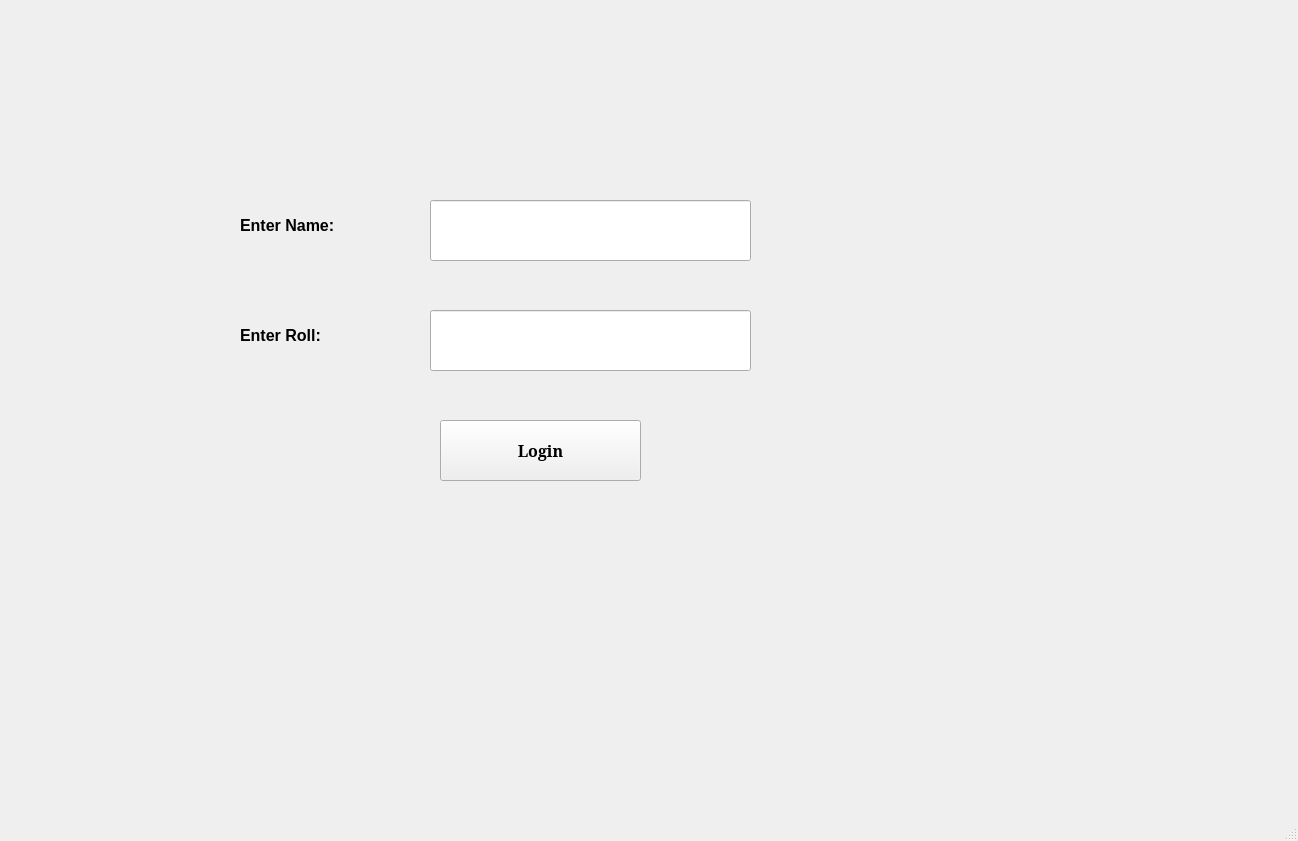
<?xml version="1.0" encoding="UTF-8"?>
<ui version="4.0">
 <class>MainWindow</class>
 <widget class="QMainWindow" name="MainWindow">
  <property name="geometry">
   <rect>
    <x>0</x>
    <y>0</y>
    <width>1298</width>
    <height>841</height>
   </rect>
  </property>
  <property name="windowTitle">
   <string>MainWindow</string>
  </property>
  <widget class="QWidget" name="centralwidget">
   <widget class="QLabel" name="Loginpage">
    <property name="geometry">
     <rect>
      <x>240</x>
      <y>200</y>
      <width>141</width>
      <height>51</height>
     </rect>
    </property>
    <property name="font">
     <font>
      <pointsize>12</pointsize>
      <weight>75</weight>
      <bold>true</bold>
     </font>
    </property>
    <property name="text">
     <string>Enter Name:</string>
    </property>
   </widget>
   <widget class="QLabel" name="roll">
    <property name="geometry">
     <rect>
      <x>240</x>
      <y>310</y>
      <width>141</width>
      <height>51</height>
     </rect>
    </property>
    <property name="font">
     <font>
      <pointsize>12</pointsize>
      <weight>75</weight>
      <bold>true</bold>
     </font>
    </property>
    <property name="text">
     <string>Enter Roll:</string>
    </property>
   </widget>
   <widget class="QLineEdit" name="nametext">
    <property name="geometry">
     <rect>
      <x>430</x>
      <y>200</y>
      <width>321</width>
      <height>61</height>
     </rect>
    </property>
    <property name="font">
     <font>
      <pointsize>12</pointsize>
      <weight>75</weight>
      <bold>true</bold>
     </font>
    </property>
   </widget>
   <widget class="QLineEdit" name="rolltext">
    <property name="geometry">
     <rect>
      <x>430</x>
      <y>310</y>
      <width>321</width>
      <height>61</height>
     </rect>
    </property>
    <property name="font">
     <font>
      <pointsize>12</pointsize>
      <weight>75</weight>
      <bold>true</bold>
     </font>
    </property>
    <property name="echoMode">
     <enum>QLineEdit::Password</enum>
    </property>
   </widget>
   <widget class="QPushButton" name="loginbutton">
    <property name="geometry">
     <rect>
      <x>440</x>
      <y>420</y>
      <width>201</width>
      <height>61</height>
     </rect>
    </property>
    <property name="font">
     <font>
      <family>MS Serif</family>
      <pointsize>12</pointsize>
      <weight>75</weight>
      <bold>true</bold>
     </font>
    </property>
    <property name="text">
     <string>Login</string>
    </property>
   </widget>
  </widget>
  <widget class="QMenuBar" name="menubar">
   <property name="geometry">
    <rect>
     <x>0</x>
     <y>0</y>
     <width>1298</width>
     <height>27</height>
    </rect>
   </property>
  </widget>
  <widget class="QStatusBar" name="statusbar"/>
 </widget>
 <resources/>
 <connections/>
</ui>
